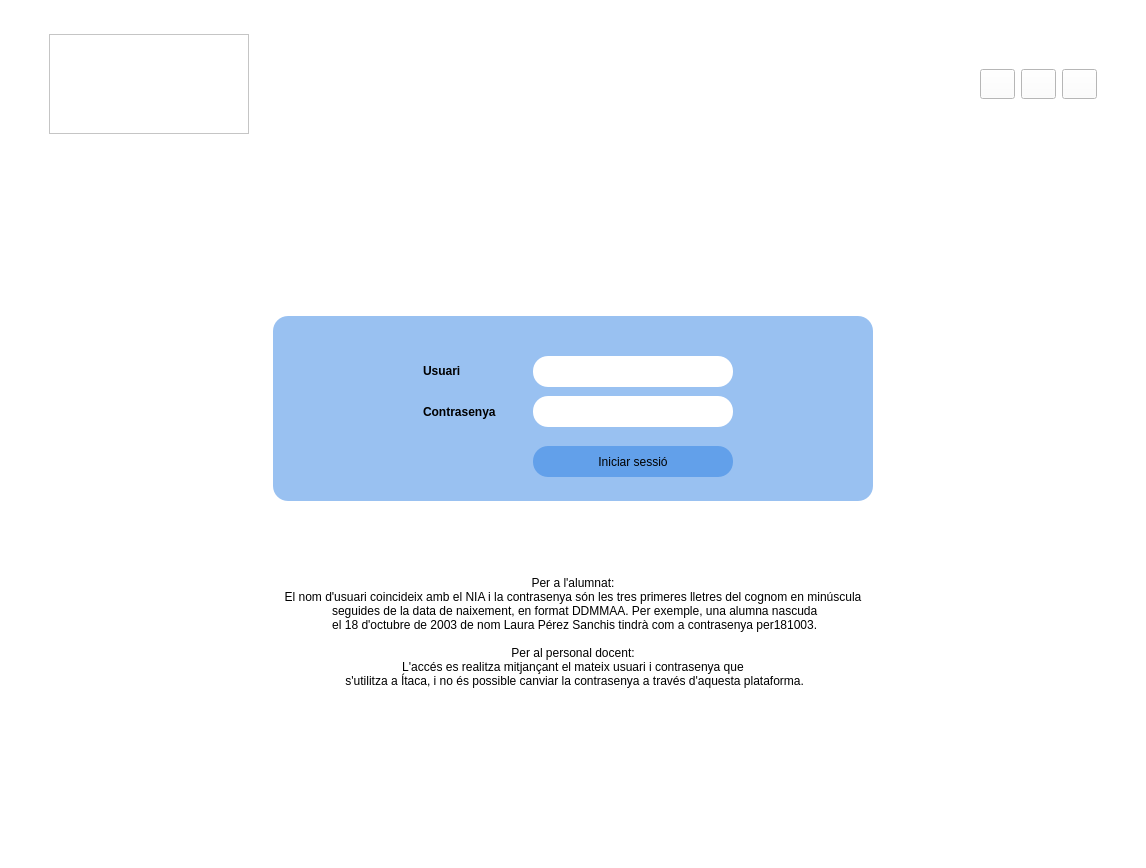
<?xml version="1.0" encoding="UTF-8"?>
<ui version="4.0">
 <class>MainWindow</class>
 <widget class="QMainWindow" name="MainWindow">
  <property name="geometry">
   <rect>
    <x>0</x>
    <y>0</y>
    <width>1146</width>
    <height>868</height>
   </rect>
  </property>
  <property name="sizePolicy">
   <sizepolicy hsizetype="Fixed" vsizetype="Fixed">
    <horstretch>0</horstretch>
    <verstretch>0</verstretch>
   </sizepolicy>
  </property>
  <property name="minimumSize">
   <size>
    <width>300</width>
    <height>150</height>
   </size>
  </property>
  <property name="windowTitle">
   <string>MainWindow</string>
  </property>
  <property name="styleSheet">
   <string notr="true">background-color: rgb(255, 255, 255);</string>
  </property>
  <widget class="QWidget" name="centralwidget">
   <layout class="QVBoxLayout" name="verticalLayout">
    <item>
     <layout class="QVBoxLayout" name="verticalLayout_4">
      <item>
       <layout class="QHBoxLayout" name="horizontalLayout_4">
        <item>
         <spacer name="horizontalSpacer">
          <property name="orientation">
           <enum>Qt::Horizontal</enum>
          </property>
          <property name="sizeType">
           <enum>QSizePolicy::Fixed</enum>
          </property>
          <property name="sizeHint" stdset="0">
           <size>
            <width>40</width>
            <height>10</height>
           </size>
          </property>
         </spacer>
        </item>
        <item>
         <widget class="QLabel" name="label">
          <property name="sizePolicy">
           <sizepolicy hsizetype="Fixed" vsizetype="Fixed">
            <horstretch>0</horstretch>
            <verstretch>0</verstretch>
           </sizepolicy>
          </property>
          <property name="minimumSize">
           <size>
            <width>200</width>
            <height>100</height>
           </size>
          </property>
          <property name="maximumSize">
           <size>
            <width>200</width>
            <height>500</height>
           </size>
          </property>
          <property name="layoutDirection">
           <enum>Qt::LeftToRight</enum>
          </property>
          <property name="styleSheet">
           <string notr="true">border-image: url(:/prefijoNuevo/png/logo gen.png);</string>
          </property>
          <property name="frameShape">
           <enum>QFrame::StyledPanel</enum>
          </property>
          <property name="frameShadow">
           <enum>QFrame::Sunken</enum>
          </property>
          <property name="text">
           <string/>
          </property>
          <property name="scaledContents">
           <bool>true</bool>
          </property>
         </widget>
        </item>
        <item>
         <spacer name="horizontalSpacer_3">
          <property name="orientation">
           <enum>Qt::Horizontal</enum>
          </property>
          <property name="sizeHint" stdset="0">
           <size>
            <width>40</width>
            <height>20</height>
           </size>
          </property>
         </spacer>
        </item>
        <item>
         <widget class="QPushButton" name="pushButton_3">
          <property name="maximumSize">
           <size>
            <width>35</width>
            <height>30</height>
           </size>
          </property>
          <property name="styleSheet">
           <string notr="true">border-image: url(:/prefijoNuevo/png/val.png);</string>
          </property>
          <property name="text">
           <string/>
          </property>
         </widget>
        </item>
        <item>
         <widget class="QPushButton" name="pushButton">
          <property name="maximumSize">
           <size>
            <width>35</width>
            <height>30</height>
           </size>
          </property>
          <property name="styleSheet">
           <string notr="true">border-image: url(:/prefijoNuevo/png/esp.png);</string>
          </property>
          <property name="text">
           <string/>
          </property>
         </widget>
        </item>
        <item>
         <widget class="QPushButton" name="pushButton_2">
          <property name="maximumSize">
           <size>
            <width>35</width>
            <height>30</height>
           </size>
          </property>
          <property name="styleSheet">
           <string notr="true">border-image: url(:/prefijoNuevo/png/ingles.png);</string>
          </property>
          <property name="text">
           <string/>
          </property>
         </widget>
        </item>
        <item>
         <spacer name="horizontalSpacer_2">
          <property name="orientation">
           <enum>Qt::Horizontal</enum>
          </property>
          <property name="sizeType">
           <enum>QSizePolicy::Fixed</enum>
          </property>
          <property name="sizeHint" stdset="0">
           <size>
            <width>40</width>
            <height>10</height>
           </size>
          </property>
         </spacer>
        </item>
       </layout>
      </item>
     </layout>
    </item>
    <item>
     <layout class="QVBoxLayout" name="verticalLayout_5">
      <item>
       <layout class="QHBoxLayout" name="horizontalLayout">
        <item>
         <widget class="QLabel" name="label_2">
          <property name="sizePolicy">
           <sizepolicy hsizetype="Fixed" vsizetype="Fixed">
            <horstretch>0</horstretch>
            <verstretch>0</verstretch>
           </sizepolicy>
          </property>
          <property name="minimumSize">
           <size>
            <width>350</width>
            <height>120</height>
           </size>
          </property>
          <property name="maximumSize">
           <size>
            <width>350</width>
            <height>120</height>
           </size>
          </property>
          <property name="styleSheet">
           <string notr="true">border-image: url(:/prefijoNuevo/png/logo_aules.png);</string>
          </property>
          <property name="text">
           <string/>
          </property>
         </widget>
        </item>
       </layout>
      </item>
     </layout>
    </item>
    <item>
     <layout class="QHBoxLayout" name="horizontalLayout_3">
      <item>
       <spacer name="horizontalSpacer_4">
        <property name="orientation">
         <enum>Qt::Horizontal</enum>
        </property>
        <property name="sizeHint" stdset="0">
         <size>
          <width>40</width>
          <height>20</height>
         </size>
        </property>
       </spacer>
      </item>
      <item>
       <widget class="QFrame" name="frame_2">
        <property name="sizePolicy">
         <sizepolicy hsizetype="Expanding" vsizetype="Expanding">
          <horstretch>0</horstretch>
          <verstretch>0</verstretch>
         </sizepolicy>
        </property>
        <property name="minimumSize">
         <size>
          <width>600</width>
          <height>185</height>
         </size>
        </property>
        <property name="maximumSize">
         <size>
          <width>600</width>
          <height>185</height>
         </size>
        </property>
        <property name="styleSheet">
         <string notr="true">border-radius:15px;
background-color: rgb(153, 193, 241);</string>
        </property>
        <widget class="QLabel" name="user_label">
         <property name="geometry">
          <rect>
           <x>150</x>
           <y>39</y>
           <width>451</width>
           <height>31</height>
          </rect>
         </property>
         <property name="font">
          <font>
           <weight>75</weight>
           <bold>true</bold>
          </font>
         </property>
         <property name="text">
          <string>Usuari</string>
         </property>
         <property name="buddy">
          <cstring>username</cstring>
         </property>
        </widget>
        <widget class="QLabel" name="pass_label">
         <property name="geometry">
          <rect>
           <x>150</x>
           <y>75</y>
           <width>451</width>
           <height>41</height>
          </rect>
         </property>
         <property name="font">
          <font>
           <weight>75</weight>
           <bold>true</bold>
           <underline>false</underline>
          </font>
         </property>
         <property name="text">
          <string>Contrasenya</string>
         </property>
         <property name="buddy">
          <cstring>password</cstring>
         </property>
        </widget>
        <widget class="QLineEdit" name="password">
         <property name="geometry">
          <rect>
           <x>260</x>
           <y>80</y>
           <width>200</width>
           <height>31</height>
          </rect>
         </property>
         <property name="maximumSize">
          <size>
           <width>200</width>
           <height>16777215</height>
          </size>
         </property>
         <property name="styleSheet">
          <string notr="true">background-color: rgb(255, 255, 255);</string>
         </property>
         <property name="maxLength">
          <number>8</number>
         </property>
         <property name="echoMode">
          <enum>QLineEdit::Password</enum>
         </property>
        </widget>
        <widget class="QLineEdit" name="username">
         <property name="geometry">
          <rect>
           <x>260</x>
           <y>40</y>
           <width>200</width>
           <height>31</height>
          </rect>
         </property>
         <property name="maximumSize">
          <size>
           <width>200</width>
           <height>16777215</height>
          </size>
         </property>
         <property name="styleSheet">
          <string notr="true">background-color: rgb(255, 255, 255);</string>
         </property>
         <property name="maxLength">
          <number>9</number>
         </property>
        </widget>
        <widget class="QPushButton" name="button_login">
         <property name="geometry">
          <rect>
           <x>260</x>
           <y>130</y>
           <width>200</width>
           <height>31</height>
          </rect>
         </property>
         <property name="sizePolicy">
          <sizepolicy hsizetype="Expanding" vsizetype="Fixed">
           <horstretch>0</horstretch>
           <verstretch>0</verstretch>
          </sizepolicy>
         </property>
         <property name="minimumSize">
          <size>
           <width>0</width>
           <height>0</height>
          </size>
         </property>
         <property name="maximumSize">
          <size>
           <width>200</width>
           <height>16777215</height>
          </size>
         </property>
         <property name="font">
          <font>
           <weight>50</weight>
           <bold>false</bold>
          </font>
         </property>
         <property name="styleSheet">
          <string notr="true">border-radius:15px;
background-color: rgb(98, 160, 234);</string>
         </property>
         <property name="text">
          <string>Iniciar sessió</string>
         </property>
        </widget>
       </widget>
      </item>
      <item>
       <spacer name="horizontalSpacer_6">
        <property name="orientation">
         <enum>Qt::Horizontal</enum>
        </property>
        <property name="sizeHint" stdset="0">
         <size>
          <width>40</width>
          <height>20</height>
         </size>
        </property>
       </spacer>
      </item>
     </layout>
    </item>
    <item>
     <layout class="QHBoxLayout" name="horizontalLayout_5">
      <item>
       <spacer name="horizontalSpacer_5">
        <property name="orientation">
         <enum>Qt::Horizontal</enum>
        </property>
        <property name="sizeHint" stdset="0">
         <size>
          <width>40</width>
          <height>20</height>
         </size>
        </property>
       </spacer>
      </item>
      <item>
       <widget class="QLabel" name="label_3">
        <property name="sizePolicy">
         <sizepolicy hsizetype="Expanding" vsizetype="Expanding">
          <horstretch>0</horstretch>
          <verstretch>0</verstretch>
         </sizepolicy>
        </property>
        <property name="minimumSize">
         <size>
          <width>600</width>
          <height>185</height>
         </size>
        </property>
        <property name="maximumSize">
         <size>
          <width>600</width>
          <height>185</height>
         </size>
        </property>
        <property name="styleSheet">
         <string notr="true">border-top-color: rgb(0, 0, 0);
border-right-color: rgb(0, 0, 0);
border-bottom-color: rgb(0, 0, 0);
border-left-color: rgb(0, 0, 0);</string>
        </property>
        <property name="text">
         <string>
Per a l'alumnat:
El nom d'usuari coincideix amb el NIA i la contrasenya són les tres primeres lletres del cognom en minúscula
 seguides de la data de naixement, en format DDMMAA. Per exemple, una alumna nascuda 
 el 18 d'octubre de 2003 de nom Laura Pérez Sanchis tindrà com a contrasenya per181003.

Per al personal docent:
L'accés es realitza mitjançant el mateix usuari i contrasenya que 
 s'utilitza a Ítaca, i no és possible canviar la contrasenya a través d'aquesta plataforma.</string>
        </property>
        <property name="alignment">
         <set>Qt::AlignCenter</set>
        </property>
       </widget>
      </item>
      <item>
       <spacer name="horizontalSpacer_7">
        <property name="orientation">
         <enum>Qt::Horizontal</enum>
        </property>
        <property name="sizeHint" stdset="0">
         <size>
          <width>40</width>
          <height>20</height>
         </size>
        </property>
       </spacer>
      </item>
     </layout>
    </item>
    <item>
     <layout class="QVBoxLayout" name="verticalLayout_6">
      <item>
       <layout class="QHBoxLayout" name="horizontalLayout_2">
        <item>
         <widget class="QLabel" name="label_6">
          <property name="sizePolicy">
           <sizepolicy hsizetype="Fixed" vsizetype="Fixed">
            <horstretch>0</horstretch>
            <verstretch>0</verstretch>
           </sizepolicy>
          </property>
          <property name="minimumSize">
           <size>
            <width>200</width>
            <height>60</height>
           </size>
          </property>
          <property name="maximumSize">
           <size>
            <width>200</width>
            <height>60</height>
           </size>
          </property>
          <property name="whatsThis">
           <string>&lt;html&gt;&lt;head/&gt;&lt;body&gt;&lt;p&gt;&lt;img src=&quot;:/prefijoNuevo/png/Europa.png&quot;/&gt;&lt;/p&gt;&lt;/body&gt;&lt;/html&gt;</string>
          </property>
          <property name="styleSheet">
           <string notr="true">border-image: url(:/prefijoNuevo/png/Europa.png);</string>
          </property>
          <property name="text">
           <string/>
          </property>
         </widget>
        </item>
       </layout>
      </item>
     </layout>
    </item>
   </layout>
  </widget>
  <widget class="QMenuBar" name="menubar">
   <property name="geometry">
    <rect>
     <x>0</x>
     <y>0</y>
     <width>1146</width>
     <height>27</height>
    </rect>
   </property>
  </widget>
  <widget class="QStatusBar" name="statusbar"/>
 </widget>
 <tabstops>
  <tabstop>username</tabstop>
  <tabstop>password</tabstop>
  <tabstop>button_login</tabstop>
  <tabstop>pushButton_3</tabstop>
  <tabstop>pushButton</tabstop>
  <tabstop>pushButton_2</tabstop>
 </tabstops>
 <resources>
  <include location="../resources/recursos.qrc"/>
 </resources>
 <connections/>
</ui>
